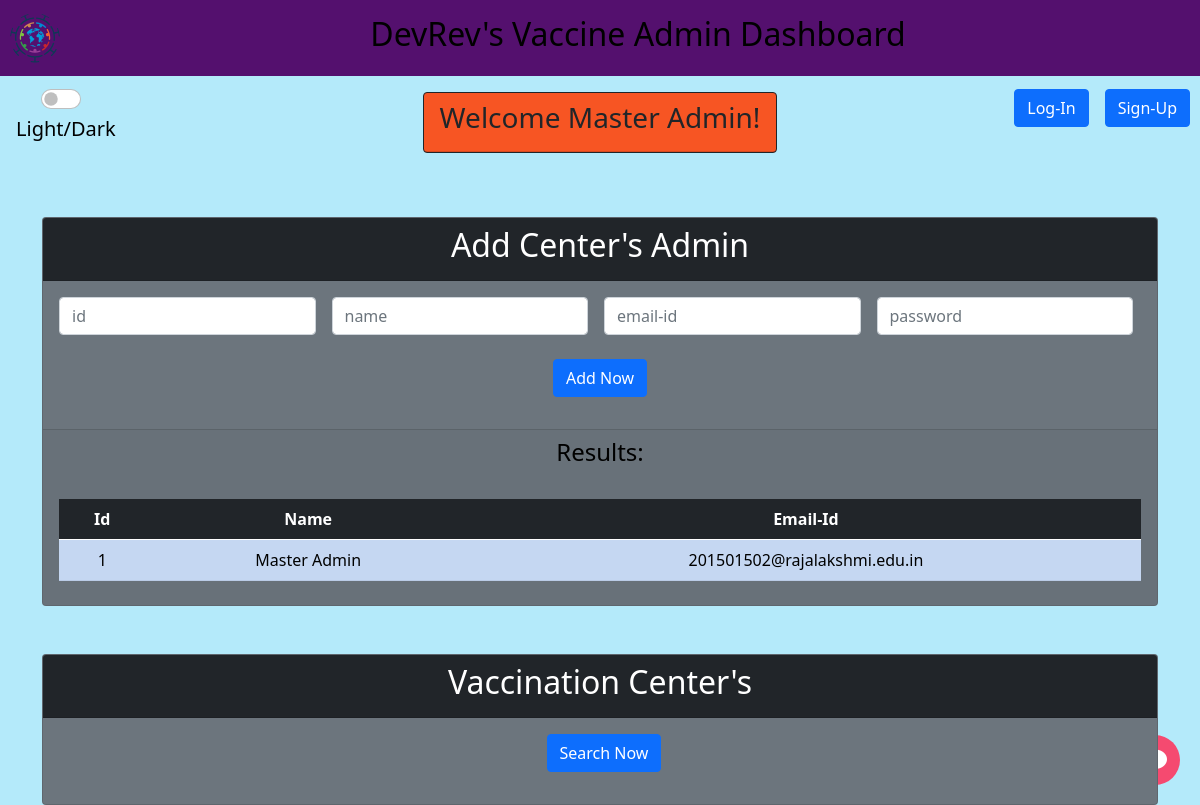
The page /admin/dashboard (signed in) on the database as committed earlier.
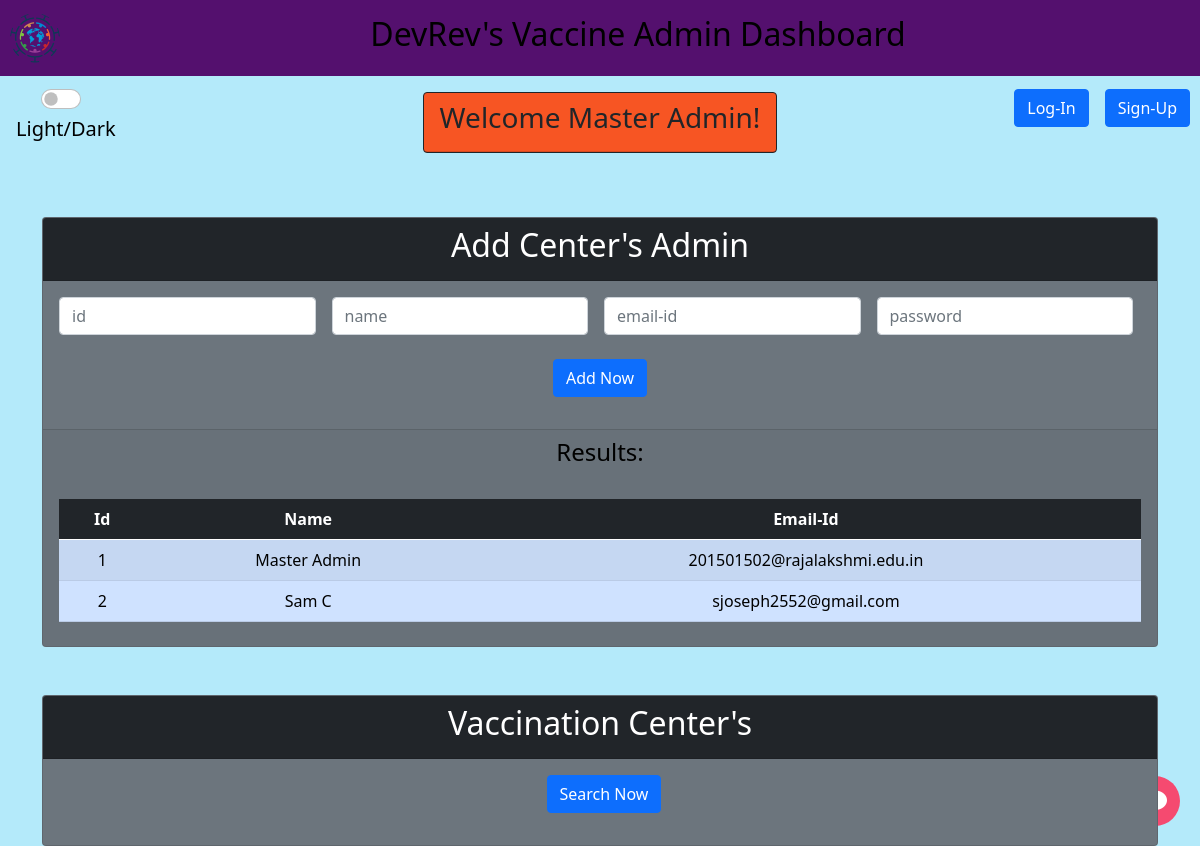
The same page on the database as committed later.
### tables this page shows
CREATE TABLE Admin (
                    id INTEGER,
                    name TEXT,
                    email_id TEXT PRIMARY KEY,
                    password TEXT,
                    otp INTEGER
                );

### app.py (the view)
@app.route('/admin/dashboard')
def admin_dashboard():
    if 'user_id' in session:
        user_id = session['user_id']
        conn = sqlite3.connect('vaccination_app.db')
        cursor = conn.cursor()
        user_query = '''
        SELECT * FROM Admin WHERE email_id = ?
        '''
        cursor.execute(user_query, (user_id,))
        user = cursor.fetchone()
        if user:
            name = user[1]  # Assuming the name is stored in the 2nd column
            table_query = '''
            SELECT * FROM Admin
            '''
            cursor.execute(table_query)
            table_data = cursor.fetchall()
            cursor.close()
            conn.close()
            return render_template('admin_dash.html', name=name, table_data=table_data)
    return render_template('home.html')

### templates/admin_dash.html (shortened to what this page needs)
<!doctype html>
<html lang="en">
<head>
    <link href="https://cdn.jsdelivr.net/npm/bootstrap@5.0.2/dist/css/bootstrap.min.css" rel="stylesheet"
>
</head>
<body class="light">
    <nav class="navbar navbar-light">
        <a style="margin-left: 10px;" class="navbar-brand" href="#">
            <img src="static/logo.svg" alt="logo" width="50" height="50" style="border-radius: 50%;">
        </a>
        <span class="mx-auto">
            <h2>DevRev's Vaccine Admin Dashboard</h2>
        </span>
    </nav>
    <div style="margin-left: 50px; border: 3px; border-color: black;" class="form-check form-switch btn-lg">
        <input style="margin-left: -25px;cursor: pointer;" class="form-check-input" type="checkbox"
            id="flexSwitchCheckDefault">
        <br>
        <label style="margin-left: -50px;cursor: pointer;" class="form-check-label"
            for="flexSwitchCheckDefault">Light/Dark</label>
    </div>
    <div class="d-grid gap-2 d-md-flex justify-content-md-end" style="margin-top:-65px; margin-right: 10px;">
        <button class="btn btn-primary me-md-2" type="button" onclick="location.href='/login'">Log-In</button>
        <button class="btn btn-primary" type="button" onclick="location.href='/signup'">Sign-Up</button>
    </div>
    <div class="d-grid gap-2 d-md-flex justify-content-md-center">
        <div class="card border-dark mb-3"  style="max-width: 30rem; margin-top: -35px; background-color: #ff5825;">
            <div class="card-header text-dark text-center"><h3>Welcome {{name}}!</h3></div>
        </div>
    </div>
    <div class="chat-icon" onclick="openChat()">
    </div>
    <br><br>
    <div class="container">
        <div class="card  text-center bg-secondary">
            <div class="card-header text-white bg-dark ">
              <h2>Add Center's Admin</h2>
            </div>
            <div class="card-body text-white bg-secondary mb-3">
                    <form action="/admin/add_admin" method="POST">
                        <div class="d-grid gap-2 d-md-flex justify-content-center">
                            <input class="form-control me-2" name="id" type="text" placeholder="id">
                            <input class="form-control me-2" name="name" type="text" placeholder="name">
                            <input class="form-control me-2" name="email" type="email" placeholder="email-id">
                            <input class="form-control me-2" name="password" type="password" placeholder="password">
                        </div>
                        <br>
                            <button type="submit" class="btn btn-primary">Add Now</button>
                    </form>
            </div>
            <div class="card-footer">
              <h4>Results:</h4>
              <br>
              <table class="table table-striped">
                <thead class="table-dark">
                  <tr>
                    <th>Id</th>
                    <th>Name</th>
                    <th>Email-Id</th>
                  </tr>
                </thead>
                <tbody class="table-primary ">
                  {% for row in table_data %}
                    <tr>
                      <td>{{ row[0] }}</td>
                      <td>{{ row[1] }}</td>
                      <td>{{ row[2] }}</td>
                    </tr>
                  {% endfor %}
                </tbody>
              </table>
            </div>
          </div>
    </div>
    <br><br>
    <div class="container">
        <div class="card  text-center bg-secondary">
            <div class="card-header text-white bg-dark ">
              <h2>Vaccination Center's</h2>
            </div>
            <div class="card-body text-white bg-secondary mb-3">
                <div class="d-grid gap-2 d-md-flex justify-content-center">
                  <br>
              <a href="#" class="btn btn-primary">Search Now</a>
            </div>
          </div>
    </div>
    <link rel="stylesheet" href="https://cdnjs.cloudflare.com/ajax/libs/font-awesome/6.4.0/css/all.min.css"
 />
</body>
</html>

### templates/admin_dash.html (style rules this page uses)
body.light { background-color: #b4eafa; color: #000000; }
.navbar { background-color: rgb(84, 16, 110); }
.chat-icon { position: fixed; bottom: 20px; right: 20px; width: 50px; height: 50px; background-color: #f54a70; border-radius: 50%; display: flex; justify-content: center; align-items: center; color: #ffffff; font-size: 24px; cursor: pointer; }

Rows that differ between the two databases and show on the page:
added Admin: id "2", name "Sam C", email_id "sjoseph2552@gmail.com"
